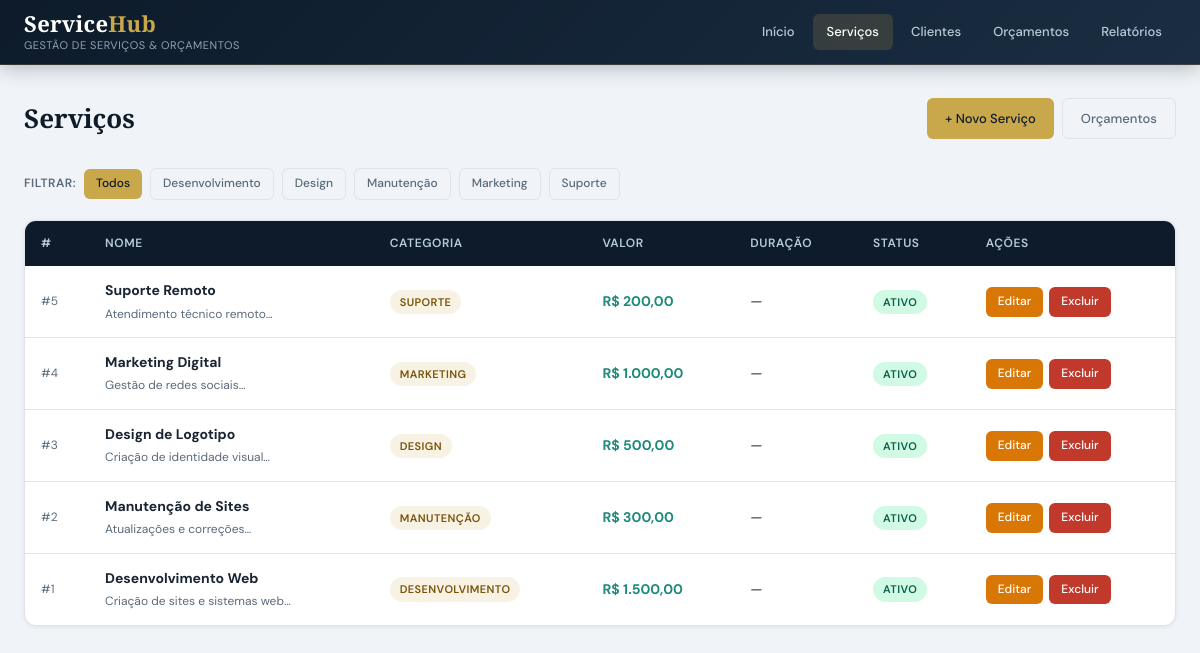
The page /servicos/index.php on the database its author committed.
### tables this page shows
CREATE TABLE servicos (
    id INT AUTO_INCREMENT PRIMARY KEY,
    empresa_id INT,
    nome VARCHAR(100) NOT NULL,
    descricao TEXT,
    valor DECIMAL(10,2) NOT NULL,
    duracao_estimada INT COMMENT 'Duração em horas',
    categoria VARCHAR(50),
    status TINYINT DEFAULT 1 COMMENT '1=Ativo, 0=Inativo',
    created_at TIMESTAMP DEFAULT CURRENT_TIMESTAMP,
    updated_at TIMESTAMP DEFAULT CURRENT_TIMESTAMP ON UPDATE CURRENT_TIMESTAMP,
    FOREIGN KEY (empresa_id) REFERENCES empresas(id) ON DELETE CASCADE
);

### includes/functions.php (called while the page is built, shortened)
<?php
function formatMoney($value) {
    return 'R$ ' . number_format($value ?? 0, 2, ',', '.');
}

### servicos/index.php (the view, shortened to what this page needs)
<?php
require_once '../includes/config.php';
require_once '../includes/functions.php';
$page   = max(1, (int)($_GET['page'] ?? 1));
$limit  = 10;
$offset = ($page - 1) * $limit;
$catFiltro = trim($_GET['categoria'] ?? '');
$where  = $catFiltro ? "WHERE categoria = ?" : "WHERE 1=1";
$sql = "SELECT * FROM servicos $where ORDER BY id DESC LIMIT :lim OFFSET :off";
$stmt = $pdo->prepare($sql);
$stmt->bindValue(':lim', $limit, PDO::PARAM_INT);
$stmt->bindValue(':off', $offset, PDO::PARAM_INT);
$stmt->execute();
$servicos = $stmt->fetchAll();
$categorias = $pdo->query("SELECT DISTINCT categoria FROM servicos WHERE categoria IS NOT NULL AND categoria != '' ORDER BY categoria")->fetchAll(PDO::FETCH_COLUMN);
?>
<!DOCTYPE html>
<html lang="pt-BR">
<head>
  <link rel="stylesheet" href="../css/estilo.css">
</head>
<body>
<header class="main-header">
  <div class="header-content">
    <div class="logo"><h1>Service<span class="logo-span">Hub</span></h1><p>Gestão de Serviços &amp; Orçamentos</p></div>
    <nav class="main-nav"><ul>
      <li><a href="../index.php">Início</a></li>
      <li><a href="index.php" class="active">Serviços</a></li>
      <li><a href="../clientes/index.php">Clientes</a></li>
      <li><a href="../orcamentos/index.php">Orçamentos</a></li>
      <li><a href="../relatorios/index.php">Relatórios</a></li>
    </ul></nav>
  </div>
</header>
<div class="container">
  <div class="page-title-row">
    <h1>Serviços</h1>
    <div style="display:flex;gap:8px;flex-wrap:wrap;">
      <a href="create.php" class="btn btn-primary">+ Novo Serviço</a>
      <a href="../orcamentos/index.php" class="btn btn-ghost">Orçamentos</a>
    </div>
  </div>
  <?php if (!empty($categorias)): ?>
  <div style="display:flex;flex-wrap:wrap;gap:8px;margin-bottom:20px;align-items:center;">
    <span style="font-size:12px;font-weight:600;color:var(--text-muted);text-transform:uppercase;letter-spacing:.5px;">Filtrar:</span>
    <a href="index.php" class="btn btn-sm <?= $catFiltro==='' ? 'btn-primary' : 'btn-ghost' ?>">Todos</a>
    <?php foreach ($categorias as $cat): ?>
    <a href="?categoria=<?= urlencode($cat) ?>" class="btn btn-sm <?= $catFiltro===$cat ? 'btn-primary' : 'btn-ghost' ?>"><?= htmlspecialchars($cat) ?></a>
    <?php endforeach; ?>
  </div>
  <?php endif; ?>
  <div class="table-wrap">
    <table>
      <thead><tr>
        <th>#</th><th>Nome</th><th>Categoria</th><th>Valor</th><th>Duração</th><th>Status</th><th>Ações</th>
      </tr></thead>
      <tbody>
        <?php foreach ($servicos as $s): ?>
        <tr>
          <td style="color:var(--text-muted);font-size:12px;">#<?= $s['id'] ?></td>
          <td>
            <strong><?= htmlspecialchars($s['nome']) ?></strong>
            <?php if ($s['descricao']): ?>
            <div style="font-size:12px;color:var(--text-muted);margin-top:2px;"><?= htmlspecialchars(mb_substr($s['descricao'],0,60)) ?>…</div>
            <?php endif; ?>
          </td>
          <td><?= $s['categoria'] ? "<span class='badge badge-primary'>".htmlspecialchars($s['categoria'])."</span>" : '<span style="color:var(--text-muted)">—</span>' ?></td>
          <td><strong style="color:var(--teal);"><?= formatMoney($s['valor']) ?></strong></td>
          <td><?= $s['duracao_estimada'] ? $s['duracao_estimada'].'h' : '—' ?></td>
          <td><?= $s['status'] ? "<span class='badge badge-aprovado'>Ativo</span>" : "<span class='badge badge-rejeitado'>Inativo</span>" ?></td>
          <td>
            <div style="display:flex;gap:6px;">
              <a href="edit.php?id=<?= $s['id'] ?>" class="btn btn-sm btn-warning">Editar</a>
              <a href="delete.php?id=<?= $s['id'] ?>" class="btn btn-sm btn-danger" onclick="return confirm('Excluir este serviço?')">Excluir</a>
            </div>
          </td>
        </tr>
        <?php endforeach; ?>
      </tbody>
    </table>
  </div>
</div>
</body>
</html>

### css/estilo.css (style rules this page uses)
:root { --navy: #0d1b2a; --navy-mid: #132033; --navy-soft: #1a2d42; --gold: #c9a84c; --gold-lt: #e2c06e; --gold-dim: rgba(201,168,76,.15); --teal: #1e8a7a; --teal-lt: #26b09c; --red: #c0392b; --red-lt: #e74c3c; --green: #1a7a4a; --green-lt: #27ae60; --slate: #8fa3b8; --slate-lt: #b8ccd8; --surface: #ffffff; --bg: #f0f4f8; --border: #dde4ec; --text: #1a2533; --text-muted:#5a6a7a; --radius-sm: 6px; --radius: 12px; --radius-lg: 18px; --shadow-sm: 0 1px 4px rgba(13,27,42,.08); --shadow: 0 4px 20px rgba(13,27,42,.10); --shadow-lg: 0 12px 40px rgba(13,27,42,.14); --transition: .22s cubic-bezier(.4,0,.2,1); }
*, *::before, *::after { box-sizing: border-box; margin: 0; padding: 0; }
html { font-size: 15px; scroll-behavior: smooth; }
body { font-family: 'DM Sans', system-ui, sans-serif; background: var(--bg); color: var(--text); line-height: 1.65; -webkit-font-smoothing: antialiased; }
h1,h2,h3 { font-family: 'Playfair Display', Georgia, serif; color: var(--navy); }
a { color: var(--gold); text-decoration: none; transition: color var(--transition); }
.container { max-width: 1200px; margin: 0 auto; padding: 32px 24px; }
.main-header { background: linear-gradient(135deg, var(--navy) 0%, var(--navy-soft) 100%); border-bottom: 1px solid rgba(201,168,76,.2); position: sticky; top: 0; z-index: 200; box-shadow: 0 2px 20px rgba(13,27,42,.3); }
.header-content { max-width: 1200px; margin: 0 auto; padding: 0 24px; display: flex; align-items: center; justify-content: space-between; gap: 24px; min-height: 64px; flex-wrap: wrap; }
.logo h1 { font-family: 'Playfair Display', serif; font-size: 22px; color: #fff; letter-spacing: .3px; line-height: 1.2; }
.logo h1 span, .logo-span { color: var(--gold); }
.logo p { font-size: 11px; color: var(--slate); letter-spacing: .5px; text-transform: uppercase; }
.main-nav ul { list-style: none; display: flex; gap: 4px; flex-wrap: wrap; }
.main-nav ul li a { color: var(--slate-lt); font-size: 13px; font-weight: 500; padding: 7px 14px; border-radius: var(--radius-sm); transition: all var(--transition); display: block; }
.main-nav ul li a:hover, .main-nav ul li a.active { color: #fff; background: rgba(201,168,76,.18); }
.page-title-row { display: flex; align-items: center; justify-content: space-between; flex-wrap: wrap; gap: 16px; margin-bottom: 28px; }
.page-title-row h1 { font-size: 26px; }
.btn { display: inline-flex; align-items: center; gap: 6px; padding: 9px 18px; border-radius: var(--radius-sm); font-size: 13px; font-weight: 500; font-family: 'DM Sans', sans-serif; cursor: pointer; border: none; transition: all var(--transition); text-decoration: none; white-space: nowrap; background: var(--navy-soft); color: var(--slate-lt); }
.btn-primary { background: var(--gold); color: var(--navy); }
.btn-danger { background: var(--red); color: #fff; }
.btn-warning { background: #d97706; color: #fff; }
.btn-ghost { background: transparent; border: 1px solid var(--border); color: var(--text-muted); }
.btn-sm { padding: 5px 12px; font-size: 12px; }
.table-wrap { background: var(--surface); border: 1px solid var(--border); border-radius: var(--radius); overflow: hidden; box-shadow: var(--shadow-sm); }
table { width: 100%; border-collapse: collapse; }
thead tr { background: var(--navy); }
th { padding: 13px 16px; text-align: left; font-size: 12px; font-weight: 600; color: var(--slate-lt); text-transform: uppercase; letter-spacing: .6px; white-space: nowrap; }
td { padding: 13px 16px; border-bottom: 1px solid var(--border); font-size: 14px; vertical-align: middle; }
tbody tr:last-child td { border-bottom: none; }
.badge { display: inline-flex; align-items: center; padding: 3px 10px; border-radius: 100px; font-size: 11px; font-weight: 600; text-transform: uppercase; letter-spacing: .4px; }
.badge-success, .badge-aprovado { background: #d1fae5; color: #065f46; }
.badge-primary { background: var(--gold-dim); color: #78530a; }

### rows shown on the page
servicos: id "5", nome "Suporte Remoto", descricao "Atendimento técnico remoto", categoria "SUPORTE", valor "R$ 200,00", status "ATIVO"
servicos: id "4", nome "Marketing Digital", descricao "Gestão de redes sociais", categoria "MARKETING", valor "R$ 1.000,00", status "ATIVO"
servicos: id "3", nome "Design de Logotipo", descricao "Criação de identidade visual", categoria "DESIGN", valor "R$ 500,00", status "ATIVO"
servicos: id "2", nome "Manutenção de Sites", descricao "Atualizações e correções", categoria "MANUTENÇÃO", valor "R$ 300,00", status "ATIVO"
servicos: id "1", nome "Desenvolvimento Web", descricao "Criação de sites e sistemas web", categoria "DESENVOLVIMENTO", valor "R$ 1.500,00", status "ATIVO"

### other values the page prints
$cat "Desenvolvimento"
$cat "Design"
$cat "Manutenção"
$cat "Marketing"
$cat "Suporte"
